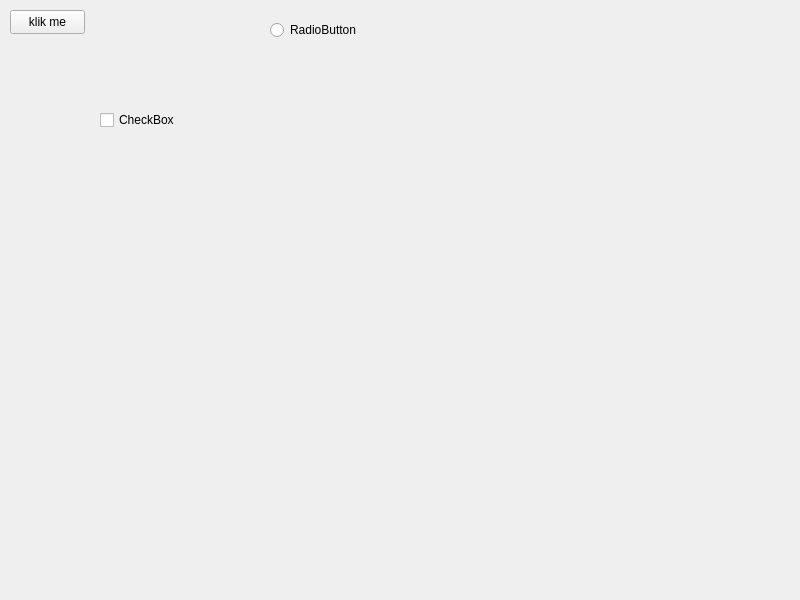
<?xml version="1.0" encoding="UTF-8"?>
<ui version="4.0">
 <class>Widget</class>
 <widget class="QWidget" name="Widget">
  <property name="geometry">
   <rect>
    <x>0</x>
    <y>0</y>
    <width>800</width>
    <height>600</height>
   </rect>
  </property>
  <property name="windowTitle">
   <string>Widget</string>
  </property>
  <widget class="QPushButton" name="pushButton">
   <property name="geometry">
    <rect>
     <x>10</x>
     <y>10</y>
     <width>75</width>
     <height>24</height>
    </rect>
   </property>
   <property name="text">
    <string>klik me</string>
   </property>
  </widget>
  <widget class="QRadioButton" name="radioButton">
   <property name="geometry">
    <rect>
     <x>270</x>
     <y>20</y>
     <width>89</width>
     <height>20</height>
    </rect>
   </property>
   <property name="text">
    <string>RadioButton</string>
   </property>
  </widget>
  <widget class="QCheckBox" name="checkBox">
   <property name="geometry">
    <rect>
     <x>100</x>
     <y>110</y>
     <width>75</width>
     <height>20</height>
    </rect>
   </property>
   <property name="text">
    <string>CheckBox</string>
   </property>
  </widget>
 </widget>
 <resources/>
 <connections/>
</ui>
